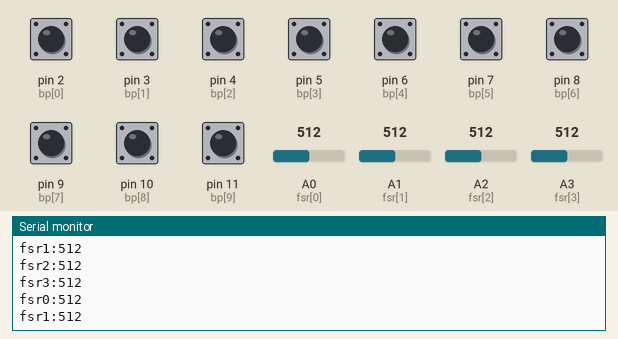
Simulated run of this sketch. Board: Arduino Uno, built with avr-gcc and run on an emulated ATmega328P. Shown: the last lines printed to the serial monitor. Inputs (shaded band) come from the test bench; at power-on: pin 2 (bp[0]), pin 3 (bp[1]), pin 4 (bp[2]), pin 5 (bp[3]), pin 6 (bp[4]), pin 7 (bp[5]), pin 8 (bp[6]), pin 9 (bp[7]), pin 10 (bp[8]), pin 11 (bp[9]) HIGH, A0 (fsr[0]) = 512, A1 (fsr[1]) = 512, A2 (fsr[2]) = 512, A3 (fsr[3]) = 512.

Above: at 7.3 s.
7.4 s: A0 (fsr[0]) set to 48
At 8.4 s:
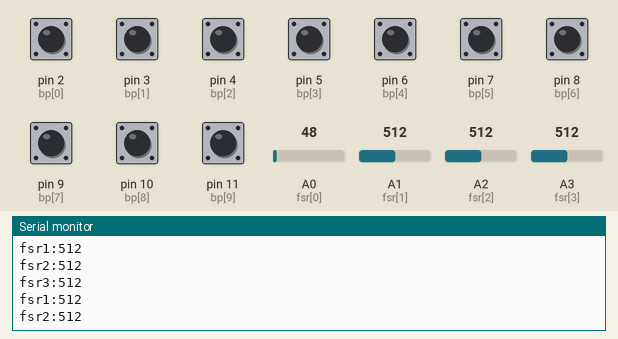
10.4 s: A0 (fsr[0]) set to 54
At 10.9 s:
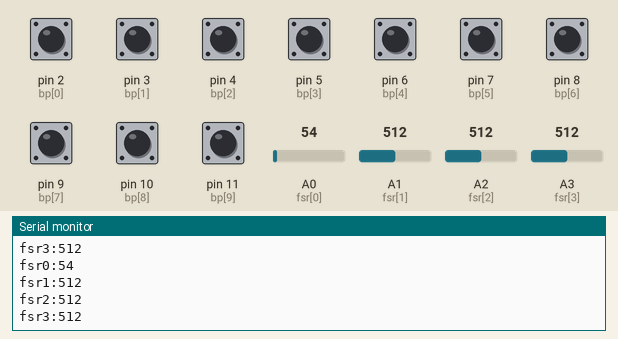
Timing chart, 0 to 13.4 s (numbered marks = the images above; inputs shaded):
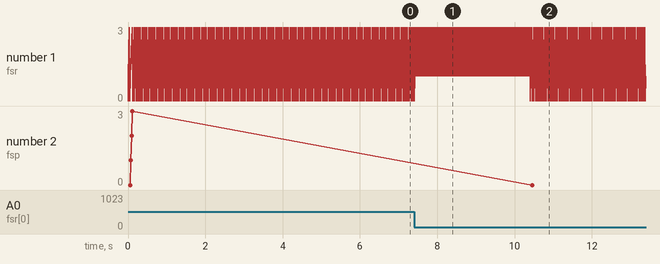

The sketch:

PF-10btns4FSRs.ino
```cpp
#define NF 4
#define NB 10

//BUTTONS
////Momentary button vars
int bp[NB] = { 2,3,4,5,6,7,8,9,10,11}; //arduino input pin numbers
boolean bg[NB] = {true,true,true,true,true,true,true,true,true,true};
//Toggle button vars
int btv[NB] = {0,0,0,0,0,0,0,0,0,0};
int btamt[NB] = {1,1,1,1,1,1,1,1,1,1};;
boolean btg[NB] = {true,true,true,true,true,true,true,true,true,true};

//FSRS
int fsr[NF] = {A0,A1,A2,A3}; //pin number
int fsrv[NF]; //value
int fsrthresh[NF] = {50,50,50,50}; //Threshold so it doesnt print if lower than this value
boolean fsrpeakgate[NF] = {true,true,true,true}; //Peak Gate
int fsrpv[NF] = {0,0,0,0}; //Peak Value
int fsrcont[NF] ;//


void setup() {
  Serial.begin(9600);
  for (int i = 0; i < NB; i++) pinMode(bp[i], INPUT_PULLUP);
}

void loop() {

  //FSRS
  for (int i = 0; i < NF; i++) {
    //Continuous Data
    fsrv[i] = analogRead(fsr[i]); //read analog pin connected to fsr
    //Peak Detection
    if (fsrv[i] > fsrthresh[i]) {
      Serial.print( "fsr" + String(i) + ":");
      Serial.println(fsrv[i]);
      if (fsrv[i] > fsrpv[i]) { //if its still going up
        fsrpv[i] = fsrv[i];
      }
      else { //if its going down
        if (fsrpeakgate[i]) { //if gate is open
      Serial.print( "fsp" + String(i) + ":");
          Serial.println(fsrpv[i]); //this is our peak
          fsrpeakgate[i] = false; //closes gate
        }
      }
    }
    else { //is below threshold
      if (!fsrpeakgate[i]) {
        fsrpeakgate[i] = true;
        fsrpv[i] = 0;
      }
    }
  }

    //BUTTONS
  for (int i = 0; i < NB; i++) {

    if ( digitalRead(bp[i]) == LOW) { //button pushed

      //momentary
      if (bg[i]) {
        bg[i] = false;
        Serial.print("b");
        Serial.print(String(i));
        Serial.print(":");
       // Serial.print( "b" + String(i) + ":");
        Serial.println(1);
      }
    }
    else { //button released

      //momentary
      if (!bg[i]) {
        bg[i] = true;
        Serial.print( "b" + String(i) + ":");
        Serial.println(0);
      }


    }

  }
  delay(30);
}
```

Measured:
- after the input at 10.4 s, the serial monitor: prints a new line at once (image 2)
